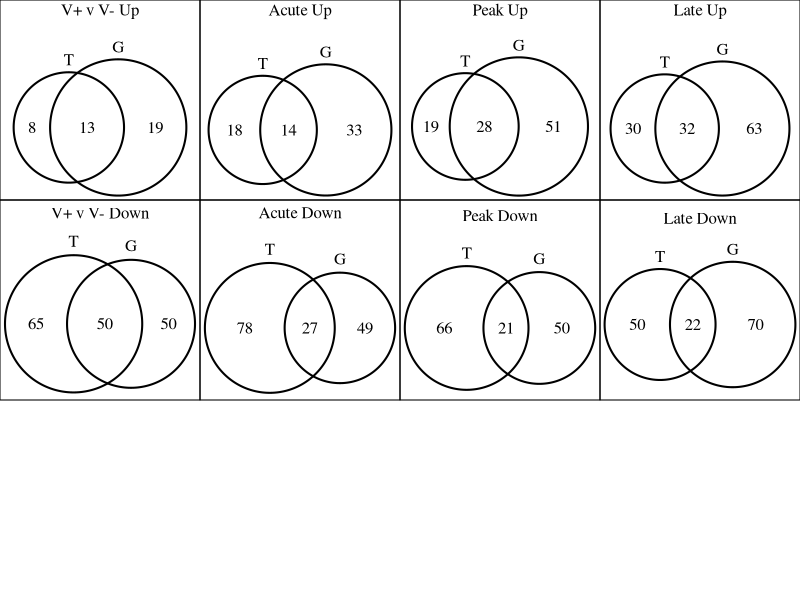
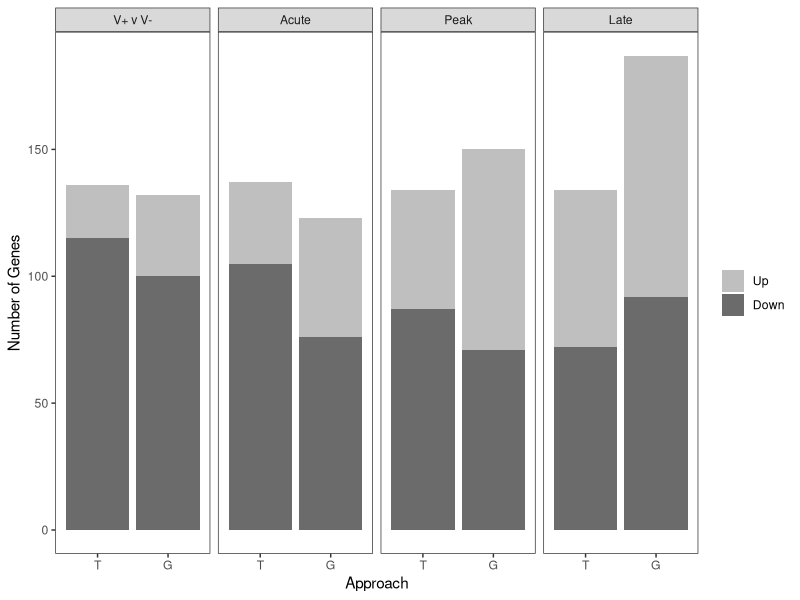

Here is the R script that generated these plots, in order:
## ---- chunk 1
library(tidyverse)
library(VennDiagram)
library(gridExtra)
## ---- chunk 2
t_virus <- read.csv("Output Files/txome_female_edgeR_viralRNA_DGE_results.csv") %>% 
  dplyr::rename("gene" = "X")

t_acute <- 
  read.csv("Output Files/txome_female_edgeR_DGE_results_acute.csv") %>% 
  dplyr::rename("gene" = "X")

t_peak <-
  read.csv("Output Files/txome_female_edgeR_DGE_results_peak.csv") %>% 
  dplyr::rename("gene" = "X")

t_late <- 
  read.csv("Output Files/txome_female_edgeR_DGE_results_late.csv") %>% 
  dplyr::rename("gene" = "X")
## ---- chunk 3
tvirus_up <- 
  read.csv("Output Files/txome_female_edgeR_viralRNA_DEG.csv", row.name=1) %>% 
  filter(logFC>0)
tvirus_down <- 
  read.csv("Output Files/txome_female_edgeR_viralRNA_DEG.csv", row.name=1) %>% 
  filter(logFC<0)

t_acute_up <- 
  read.csv("Output Files/txome_female_edgeR_DEG_acute.csv", row.name=1) %>% 
  filter(logFC>0)
t_acute_down <- 
  read.csv("Output Files/txome_female_edgeR_DEG_acute.csv", row.name=1) %>% 
  filter(logFC<0)
t_peak_up <- 
  read.csv("Output Files/txome_female_edgeR_DEG_peak.csv", row.name=1) %>% 
  filter(logFC>0)
t_peak_down <- 
  read.csv("Output Files/txome_female_edgeR_DEG_peak.csv", row.name=1) %>% 
  filter(logFC<0)
t_late_up <- 
  read.csv("Output Files/txome_female_edgeR_DEG_late.csv", row.name=1) %>% 
  filter(logFC>0)
t_late_down <- 
  read.csv("Output Files/txome_female_edgeR_DEG_late.csv", row.name=1) %>% 
  filter(logFC<0)
## ---- chunk 4
g_virus <- 
  read.csv("Output Files/gnome_female_edgeR_viralRNA_DGE_results.csv") %>% 
  dplyr::rename("gene"= "X")

g_acute <- 
  read.csv("Output Files/gnome_female_edgeR_DGE_results_acute.csv") %>% 
  dplyr::rename("gene" = "X")

g_peak <-
  read.csv("Output Files/gnome_female_edgeR_DGE_results_peak.csv") %>% 
  dplyr::rename("gene" = "X")

g_late <- 
  read.csv("Output Files/gnome_female_edgeR_DGE_results_late.csv") %>% 
  dplyr::rename("gene" = "X")
## ---- chunk 5
gvirus_up <- 
  read.csv("Output Files/gnome_female_edgeR_viralRNA_DEG.csv", row.name=1) %>% 
  filter(logFC>0)
gvirus_down <- 
  read.csv("Output Files/gnome_female_edgeR_viralRNA_DEG.csv", row.name=1) %>% 
  filter(logFC<0)

g_acute_up <- 
  read.csv("Output Files/gnome_female_edgeR_DEG_acute.csv", row.name=1) %>% 
  filter(logFC>0)
g_acute_down <- 
  read.csv("Output Files/gnome_female_edgeR_DEG_acute.csv", row.name=1) %>% 
  filter(logFC<0)
g_peak_up <- 
  read.csv("Output Files/gnome_female_edgeR_DEG_peak.csv", row.name=1) %>% 
  filter(logFC>0)
g_peak_down <- 
  read.csv("Output Files/gnome_female_edgeR_DEG_peak.csv", row.name=1) %>% 
  filter(logFC<0)
g_late_up <- 
  read.csv("Output Files/gnome_female_edgeR_DEG_late.csv", row.name=1) %>% 
  filter(logFC>0)
g_late_down <- 
  read.csv("Output Files/gnome_female_edgeR_DEG_late.csv", row.name=1) %>% 
  filter(logFC<0)
## ---- chunk 6
gene_num <- 
  data.frame(
    approach = c("T", "T", "T", "T",
                 "T", "T", "T", "T",
                 "G", "G", "G", "G", 
                 "G", "G", "G", "G"),
    stage = c("V+ v V-", "V+ v V-", 
              "Acute", "Acute", "Peak", "Peak", "Late", "Late",
              "V+ v V-", "V+ v V-", 
              "Acute", "Acute", "Peak", "Peak", "Late", "Late"),
    direction = c("Up", "Down", "Up", "Down",
                  "Up", "Down", "Up", "Down",
                  "Up", "Down", "Up", "Down",
                   "Up", "Down", "Up", "Down"),
    genes = c(nrow(tvirus_up), nrow(tvirus_down),
              nrow(t_acute_up), nrow(t_acute_down), 
              nrow(t_peak_up), nrow(t_peak_down), 
              nrow(t_late_up), nrow(t_late_down),
              nrow(gvirus_up), nrow(gvirus_down),
              nrow(g_acute_up), nrow(g_acute_down), 
              nrow(g_peak_up), nrow(g_peak_down), 
              nrow(g_late_up), nrow(g_late_down))) %>% 
  mutate(stage=factor(stage, levels=c("V+ v V-", "Acute", "Peak", "Late")),
         direction=factor(direction, levels=c("Up", "Down")),
         approach=factor(approach, levels=c("T", "G")))
## ---- chunk 7
gene_plot <- 
  ggplot(gene_num, aes(x=approach, y=genes, fill=direction)) +
  geom_col() +
  facet_grid(~stage) +
  labs(x="Approach", y = "Number of Genes") +
  scale_fill_manual(values=c("gray75", "gray42"), name=NULL) +
  theme_bw() +
  theme(panel.grid=element_blank())

ggsave("Figures/TG_F_edgeR_approachcomp.jpeg", gene_plot, 
       width=4, height=3, units="in")
## ---- chunk 8
gene_list <- 
  list(
    t_acute_up = t_acute_up$gene,
    t_acute_down = t_acute_down$gene,
    t_peak_up = t_peak_up$gene,
    t_peak_down = t_peak_down$gene,
    t_late_up = t_late_up$gene,
    t_late_down = t_late_down$gene,
    t_virus_up = tvirus_up$gene,
    t_virus_down = tvirus_down$gene,
    g_acute_up = g_acute_up$gene,
    g_acute_down = g_acute_down$gene,
    g_peak_up = g_peak_up$gene,
    g_peak_down = g_peak_down$gene,
    g_late_up = g_late_up$gene,
    g_late_down = g_late_down$gene,
    g_virus_up = gvirus_up$gene,
    g_virus_down = gvirus_down$gene
  )
## ---- chunk 9
virus_up <- 
   venn.diagram(gene_list[c(7,15)], 
               filename=NULL,
               disable.logging=TRUE,
               main="V+ v V- Up", main.pos=c(0.5,0.85),
               category.names = c("T", "G"), 
               cat.pos=c(0,0),
               cat.just=list(c(0.5,0) , c(0.5,0)),
               invert=TRUE,
               margin=0.3,
               height=3, 
               width=3,
               units="in")

virus_down <- 
   venn.diagram(gene_list[c(8,16)], 
               filename=NULL,
               disable.logging=TRUE,
               main="V+ v V- Down", main.pos=c(0.5,0.78),
               category.names = c("T", "G"), 
               cat.pos=c(0, 0),
               cat.just=list(c(0.5,0) , c(0.5,0)),
               margin=0.3,
               height=3, 
               width=3,
               units="in")

acute_up <- 
   venn.diagram(gene_list[c(1,9)], 
               filename=NULL,
               disable.logging=TRUE,
               main="Acute Up", main.pos=c(0.5,0.85),
               category.names = c("T", "G"), 
               cat.pos=c(0, 0),
               cat.just=list(c(0.5,0) , c(0.5,0)),
               invert=TRUE,
               margin=0.3,
               height=3, 
               width=3,
               units="in")
 
acute_down<- 
    venn.diagram(gene_list[c(2,10)], 
               filename=NULL,
               disable.logging=TRUE,
               main="Acute Down", main.pos=c(0.5,0.8),
               category.names = c("T", "G"), 
               cat.pos=c(0, 0),
               cat.just=list(c(0.5,0) , c(0.5,0)),
               margin=0.3,
               height=3, 
               width=3,
               units="in")
peak_up <- 
   venn.diagram(gene_list[c(3,11)], 
               filename=NULL,
               disable.logging=TRUE,
               main="Peak Up", main.pos=c(0.5,0.85),
               category.names = c("T", "G"), 
               cat.pos=c(0,0),
               cat.just=list(c(0.5,0) , c(0.5,0)),
               invert=TRUE,
               margin=0.3,
               height=3, 
               width=3,
               units="in")
peak_down <- 
   venn.diagram(gene_list[c(4,12)], 
               filename=NULL,
               disable.logging=TRUE,
               main="Peak Down", main.pos=c(0.5,0.8),
               category.names = c("T", "G"), 
               cat.pos=c(0,0),
               cat.just=list(c(0.5,0) , c(0.5,0)),
               margin=0.3,
               height=3, 
               width=3,
               units="in")

late_up <- 
   venn.diagram(gene_list[c(5,13)], 
               filename=NULL,
               disable.logging=TRUE,
               main="Late Up", main.pos=c(0.5,0.85),
               category.names = c("T", "G"), 
               cat.pos=c(0,0),
               cat.just=list(c(0.5,0) , c(0.5,0)),
               invert=TRUE,
               margin=0.3,
               height=3, 
               width=3,
               units="in")

late_down <- 
   venn.diagram(gene_list[c(6,14)], 
               filename=NULL,
               disable.logging=TRUE,
               main="Late Down", main.pos=c(0.5,0.8),
               category.names = c("T", "G"), 
               cat.pos=c(0,0),
               cat.just=list(c(0.5,0) , c(0.5,0)),
               invert=TRUE,
               margin=0.3,
               height=3, 
               width=3,
               units="in")

venn <- 
  grid.arrange(gTree(children=virus_up),
               gTree(children=acute_up),
               gTree(children=peak_up),
               gTree(children=late_up),
               gTree(children=virus_down),
               gTree(children=acute_down),
               gTree(children=peak_down),
               gTree(children=late_down),
               ncol=4,
               rectGrob(x=c(0.5, 1.5, 2.5, 3.5,
                            0.5, 1.5, 2.5, 3.5), 
                        y=c(2.5, 2.5, 2.5, 2.5,
                            1.5, 1.5, 1.5, 1.5), 
                        gp=gpar(lwd=1, fill=NA))) 

ggsave("Figures/TG_F_edgeR_approachcomp_venn.jpeg", 
       venn, width=8, height=5, units="in")
